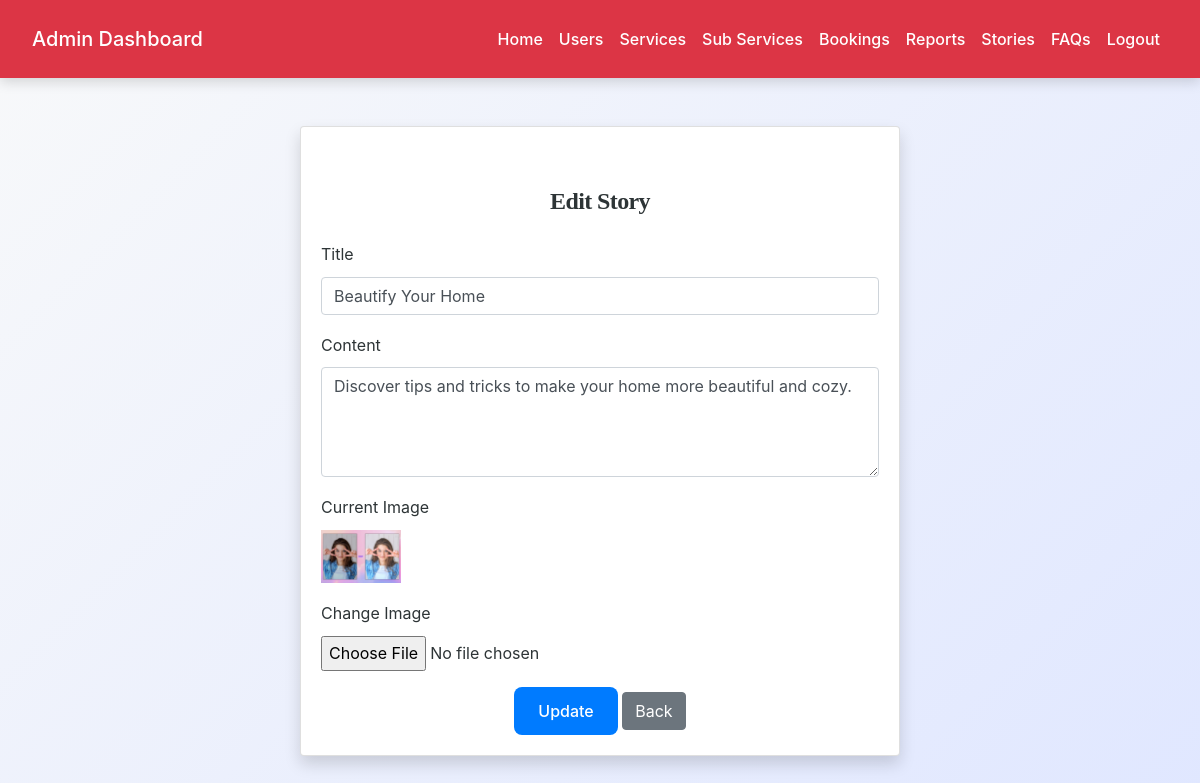
Screenshot of /admin/story_edit.php?id=2 (signed in) with the database file from the repository.
### tables this page shows
CREATE TABLE `stories` (
  `story_id` int(11) NOT NULL,
  `title` varchar(255) NOT NULL,
  `content` text DEFAULT NULL,
  `image_url` varchar(255) DEFAULT NULL,
  `created_at` timestamp NOT NULL DEFAULT current_timestamp()
);

### admin/story_edit.php (the view, shortened to what this page needs)
<?php
include('config.php');
$id = intval($_GET['id'] ?? 0);
$story = mysqli_fetch_assoc(mysqli_query($conn, "SELECT * FROM stories WHERE story_id = $id"));
?>
<!DOCTYPE html>
<html>
<head>
    <link rel="stylesheet" href="https://maxcdn.bootstrapcdn.com/bootstrap/4.5.2/css/bootstrap.min.css">
    <link rel="stylesheet" href="../css/style.css">
</head>
<body>
<?php include('admin_navbar.php'); ?>
<div class="container mt-5">
    <div class="card mx-auto shadow" style="max-width: 600px;">
        <div class="card-body">
            <h4 class="text-center mb-4">Edit Story</h4>
            <form method="post" enctype="multipart/form-data">
                <div class="form-group">
                    <label>Title</label>
                    <input type="text" name="title" class="form-control"
                           value="<?= htmlspecialchars($story['title']) ?>" required>
                </div>
                <div class="form-group">
                    <label>Content</label>
                    <textarea name="content" class="form-control" rows="4"><?= htmlspecialchars($story['content']) ?></textarea>
                </div>
                <div class="form-group">
                    <label>Current Image</label><br>
                    <?php if ($story['image_url']): ?>
                        <img src="../images/<?= $story['image_url'] ?>" width="80">
                    <?php endif; ?>
                </div>
                <div class="form-group">
                    <label>Change Image</label>
                    <input type="file" name="image" class="form-control-file">
                </div>
                <div class="text-center">
                    <button class="btn btn-primary">Update</button>
                    <a href="stories_list.php" class="btn btn-secondary">Back</a>
                </div>
            </form>
        </div>
    </div>
</div>
</body>
</html>

### css/style.css (style rules this page uses)
:root { --primary: #007bff; --secondary: #6c757d; --success: #28a745; --info: #17a2b8; --warning: #ffc107; --danger: #dc3545; --light: #f8f9fa; --dark: #2d3436; --accent: #ff6f61; --highlight: #6f42c1; --shadow: rgba(0, 0, 0, 0.15); --transition: all 0.3s ease-in-out; }
body { font-family: 'Inter', 'Segoe UI', Tahoma, Geneva, Verdana, sans-serif; background: linear-gradient(135deg, var(--light) 0%, #e0e7ff 100%); color: var(--dark); line-height: 1.8; margin: 0; padding: 0; min-height: 100vh; font-size: 16px; }
h1, h2, h3, h4 { text-align: center; margin: 2.5rem 0; font-family: 'Georgia', 'Times New Roman', serif; color: var(--dark); font-weight: 700; letter-spacing: -0.025em; }
h4 { font-size: 1.5rem; }
.container { max-width: 1200px; margin: 0 auto 3rem; padding: 0 1.5rem; }
.btn-primary { background-color: var(--primary); color: #fff; border: none; border-radius: 8px; padding: 0.75rem 1.5rem; font-size: 1rem; font-weight: 500; cursor: pointer; transition: var(--transition); display: inline-flex; align-items: center; justify-content: center; }
a { color: var(--primary); text-decoration: none; font-weight: 500; transition: var(--transition); }

### rows the page displays
stories: title "Beautify Your Home", content "Discover tips and tricks to make your home more beautiful and cozy.", image_url (picture)
